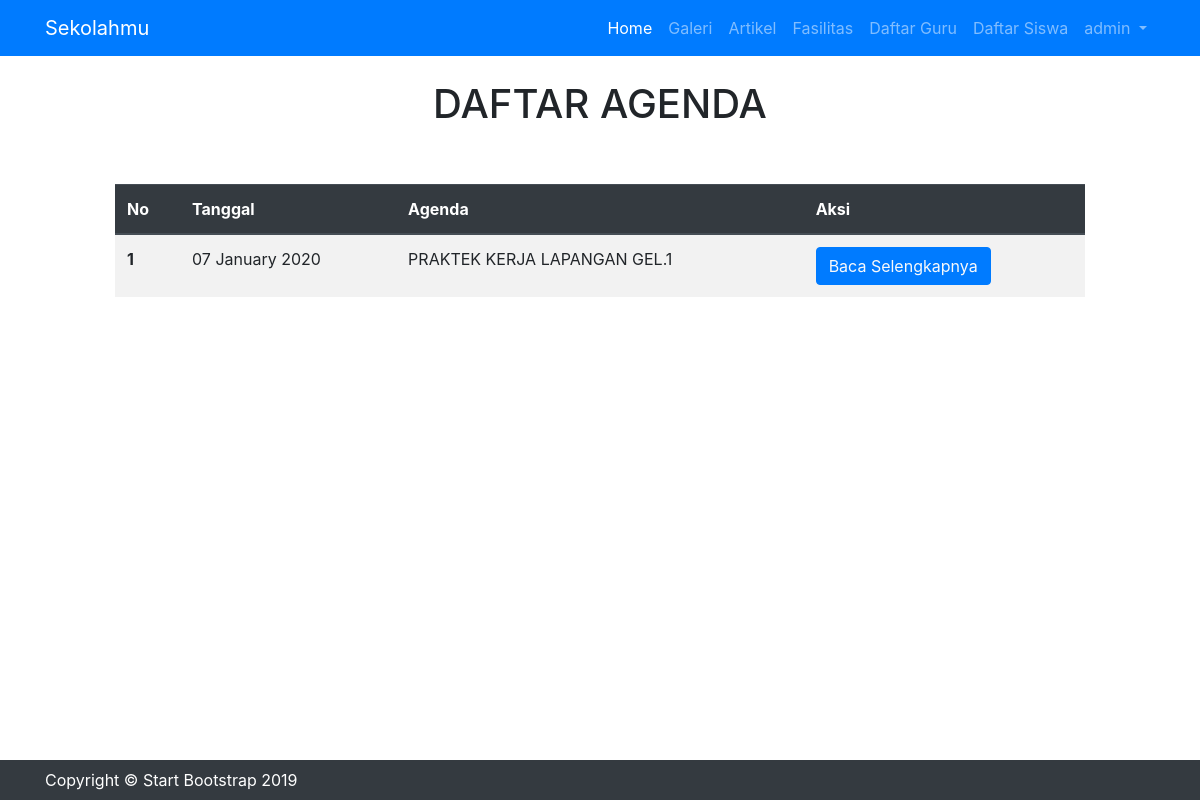
Page /dashboard/agenda/daftar_agenda.php (signed in) on the earlier database version.
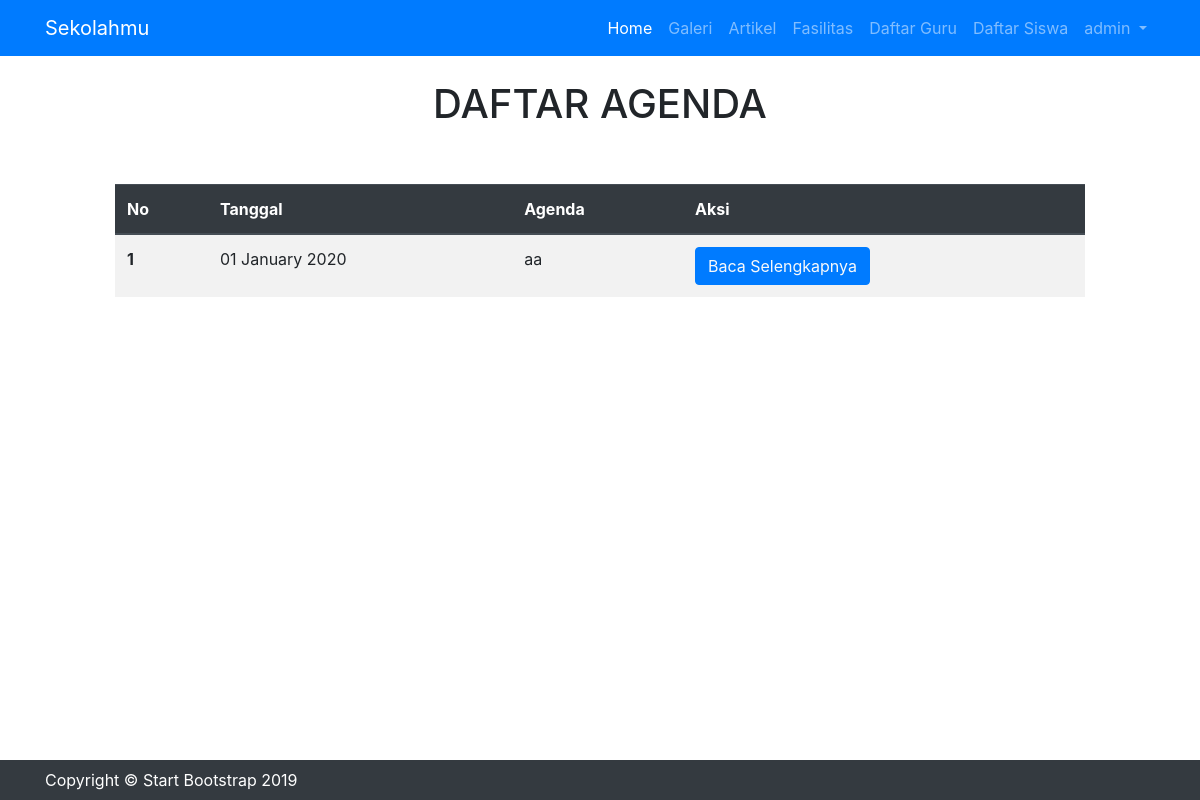
Same page on the later database version.
### tables this page shows
CREATE TABLE `agenda` (
  `id_agenda` int(255) NOT NULL,
  `title` varchar(500) NOT NULL,
  `descp` varchar(10000) DEFAULT NULL,
  `tanggal` date NOT NULL,
  `kategori` varchar(20) NOT NULL,
  `image` varchar(300) NOT NULL
);

### dashboard/agenda/daftar_agenda.php (the view, shortened to what this page needs)
<?php
include 'layout/header.php';
if (isset( $_SESSION['status'])) {
?>
<div class="container-fluid">
	<br>
	<center><p class="h1">DAFTAR AGENDA</p></center>
	<br>
	<br>
	<div class="row">
		<div class="col-md-1"></div>
		<div class="col-md-10">
			<table class="table table-striped">
				<thead class="thead-dark">
					<tr>
						<th scope="col">No</th>
						<th scope="col">Tanggal</th>
						<th scope="col">Agenda</th>
						<th scope="col">Aksi</th>
					</tr>
				</thead>
				<tbody>
					<?php
					$query = "SELECT * FROM agenda ORDER BY tanggal ASC";
					$show=mysql_query($query);
					$nomor=1;
					while ($result=mysql_fetch_array($show)) {
						?>
						<tr>
							<th scope="row"><?php echo $nomor;?></th>
							<td><?php echo date('d F Y', strtotime($result['tanggal']));?></td>
							<td><?php echo $result['title'];?></td>
							<td><?php
							$id_agenda=$result['id_agenda'];
							?>
							<a class="btn btn-primary text-light" href="detail_agenda.php?id_agenda=<?php echo $id_agenda;?>">Baca Selengkapnya</a>
							</td>
						</tr>
						<?php
						$nomor++;
					}
					?>
</tbody>
			</table>
		</div>
	</div>
	<br>
</div>
	<?php
}
include 'layout/footer.php';
?>

Differences in the rows shown:
removed agenda: tanggal "07 January 2020", title "PRAKTEK KERJA LAPANGAN GEL.1"
added agenda: tanggal "01 January 2020", title "aa"
